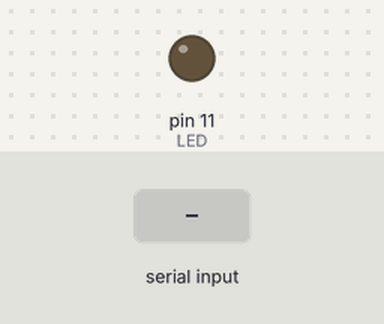
This sketch was run on a simulated Arduino Uno, built with avr-gcc and run on an emulated ATmega328P. Parts: output pins drawn as LEDs (lit = HIGH). The test bench sets the inputs (shaded band).

Above: at 1.2 s.
1.3 s: "5" received over Serial
At 2.1 s:
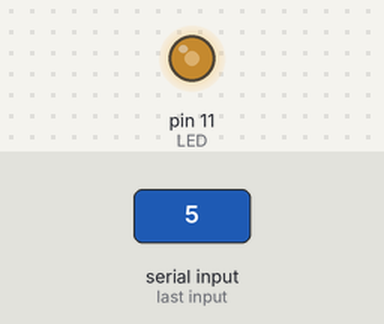
2.8 s: "t" received over Serial
At 4.0 s:
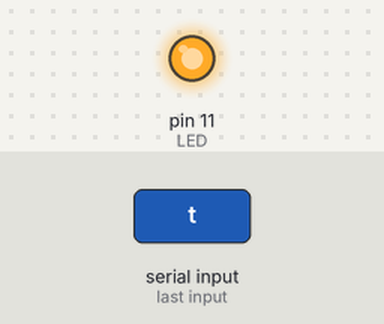
Timing chart, 0 to 5.8 s (numbered marks = the images above; inputs shaded):
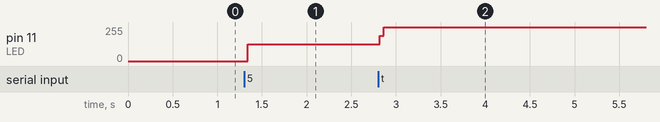

Measured:
- after the input at 1.3 s, pin 11 (LED): 0/255 → 127/255 at once
- after the input at 2.8 s, pin 11 (LED): 127/255 → 255/255 at once

The sketch:

challange112.ino
```cpp
enum STATUS {ZERO = 0, HALF, FULL};

int const LED = 11;
volatile char _key_now;
volatile char _key_pre;
volatile STATUS _status;

volatile int _cnt;

void setup() {
  // 시리얼설정
  Serial.begin(9600);

  // 핀모드 설정
  pinMode(LED, OUTPUT);
  // LED 초기화
  digitalWrite(LED, LOW);

  // 카운터 초기화
  _cnt = 0;
}

void loop() {
  // put your main code here,z to run repeatedly:
  // 키 입력
  _key_now = Serial.read();

  // 키값에 의한 모드 변경
  if (_key_now != _key_pre){
    if (_key_now == '0')
      _status = ZERO;
    else if (_key_now == '5')
      _status = HALF;
    else if (_key_now == 't')
      _status = FULL;
  }

  // 모드에 따른 제어
  if (_status == ZERO){
    // LED 끔
    digitalWrite(LED, LOW);
  }
  else if (_status == HALF){
    // loop 두번중 한번만 LED를 켬
    if (_cnt % 2 == 0)
      digitalWrite(LED, HIGH);
    else
      digitalWrite(LED, LOW);
  }else if (_status == FULL){
    // LED를 계속 켬
    digitalWrite(LED, HIGH);
  }


  _key_pre = _key_now;
  _cnt = (_cnt >= 10000) ? 1 : _cnt + 1;
}
```
